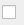
<?xml version="1.0" encoding="UTF-8"?>
<ui version="4.0">
 <class>WdgtCheckBox</class>
 <widget class="QWidget" name="WdgtCheckBox">
  <property name="geometry">
   <rect>
    <x>0</x>
    <y>0</y>
    <width>24</width>
    <height>25</height>
   </rect>
  </property>
  <property name="windowTitle">
   <string>Form</string>
  </property>
  <layout class="QHBoxLayout" name="horizontalLayout">
   <property name="spacing">
    <number>2</number>
   </property>
   <property name="leftMargin">
    <number>2</number>
   </property>
   <property name="topMargin">
    <number>2</number>
   </property>
   <property name="rightMargin">
    <number>2</number>
   </property>
   <property name="bottomMargin">
    <number>2</number>
   </property>
   <item>
    <widget class="QCheckBox" name="check">
     <property name="text">
      <string/>
     </property>
    </widget>
   </item>
  </layout>
 </widget>
 <resources/>
 <connections/>
</ui>
